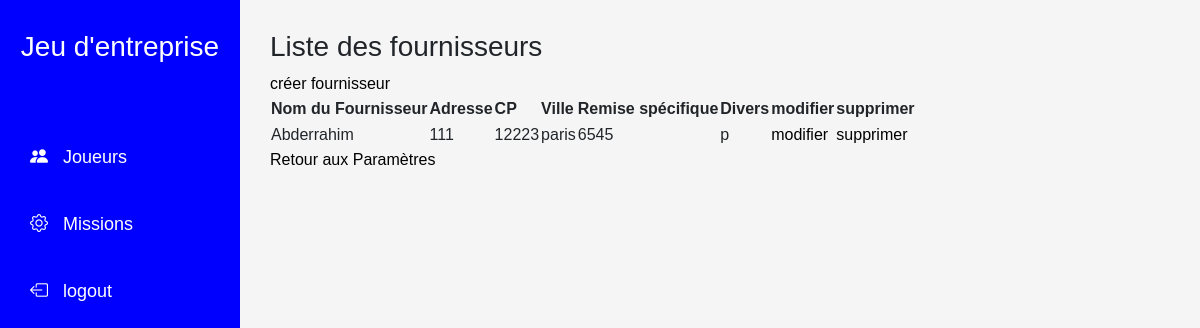
The app's page /fournisseurs, older data.
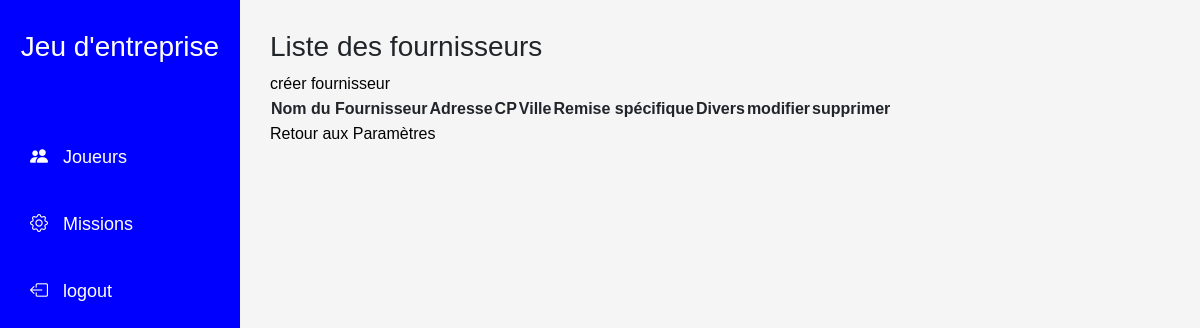
The same page, newer data.
### base/models.py (models this page shows)
class Fournisseur(models.Model):
    Nom = models.CharField(max_length=200,null=True, unique=True)
    Adresse = models.CharField(max_length=200,null=True)
    cp = models.CharField(max_length=200,null=True)
    ville = models.CharField(max_length=200,null=True)
    remise = models.CharField(max_length=200,null=True)
    divers = models.CharField(max_length=200,null=True)
    def __str__(self):
        return self.Nom
    def get_values(self):
        return list(vars(self).values())[2:]

### base/views/views_cmissions.py (the view)
# urls.py: path('fournisseurs', views.fournisseurs, name="fournisseurs"),
def fournisseurs(request):
    form = createFournisseurForm()
    labels = list(map(lambda x:x.label, form.base_fields.values()))
    fournisseurs = Fournisseur.objects.all()
    return render(request, "fournisseurs.html", context={"labels" : labels, "fournisseurs":fournisseurs})

### templates/admin/gestion_missions/gestion_commercial/fournisseurs.html
{% extends "dashboard.html" %}
{% block content %}
<h3>Liste des fournisseurs</h3>
<a href="{% url 'creer-fournisseur'%}">créer fournisseur</a>
<table>
    <tr>
        {% for label in labels %}
            <th>{{label}}</th>
        {% endfor %}
        <th>modifier</th>
        <th>supprimer</th>
    </tr>
    {% for fournisseur in fournisseurs %}
        <tr>
            {% for value in fournisseur.get_values %}
                <td>{{value}}</td>
            {% endfor %}
            <td><a href="{% url 'modifier-fournisseur' fournisseur %}">modifier</a></td>
            <td><a href="{% url 'supprimer-fournisseur' fournisseur %}">supprimer</a></td>
        </tr>
    {% endfor %}
</table>
<a href="{% url 'parametrage-gc' %}">Retour aux Paramètres</a>
{% endblock content %}

Row changes from the older to the newer data that the page shows:
removed Fournisseur: get_values "Abderrahim" "111" "12223" "paris" "6545" "p"
